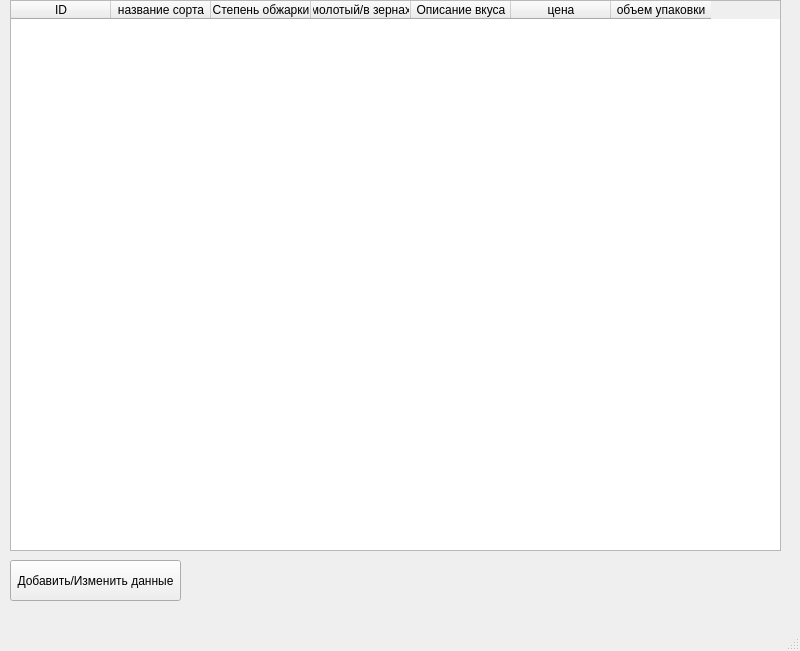
<?xml version="1.0" encoding="UTF-8"?>
<ui version="4.0">
 <class>MainWindow</class>
 <widget class="QMainWindow" name="MainWindow">
  <property name="geometry">
   <rect>
    <x>0</x>
    <y>0</y>
    <width>800</width>
    <height>651</height>
   </rect>
  </property>
  <property name="windowTitle">
   <string>Список кофе</string>
  </property>
  <widget class="QWidget" name="centralwidget">
   <widget class="QTableWidget" name="tableWidget">
    <property name="geometry">
     <rect>
      <x>10</x>
      <y>0</y>
      <width>771</width>
      <height>551</height>
     </rect>
    </property>
    <column>
     <property name="text">
      <string>ID</string>
     </property>
    </column>
    <column>
     <property name="text">
      <string>название сорта</string>
     </property>
    </column>
    <column>
     <property name="text">
      <string>Степень обжарки</string>
     </property>
    </column>
    <column>
     <property name="text">
      <string>молотый/в зернах</string>
     </property>
    </column>
    <column>
     <property name="text">
      <string>Описание вкуса</string>
     </property>
    </column>
    <column>
     <property name="text">
      <string>цена</string>
     </property>
    </column>
    <column>
     <property name="text">
      <string>объем упаковки</string>
     </property>
    </column>
   </widget>
   <widget class="QPushButton" name="add_or_change">
    <property name="geometry">
     <rect>
      <x>10</x>
      <y>560</y>
      <width>171</width>
      <height>41</height>
     </rect>
    </property>
    <property name="text">
     <string>Добавить/Изменить данные</string>
    </property>
   </widget>
  </widget>
  <widget class="QMenuBar" name="menubar">
   <property name="geometry">
    <rect>
     <x>0</x>
     <y>0</y>
     <width>800</width>
     <height>21</height>
    </rect>
   </property>
  </widget>
  <widget class="QStatusBar" name="statusbar"/>
 </widget>
 <resources/>
 <connections/>
</ui>
